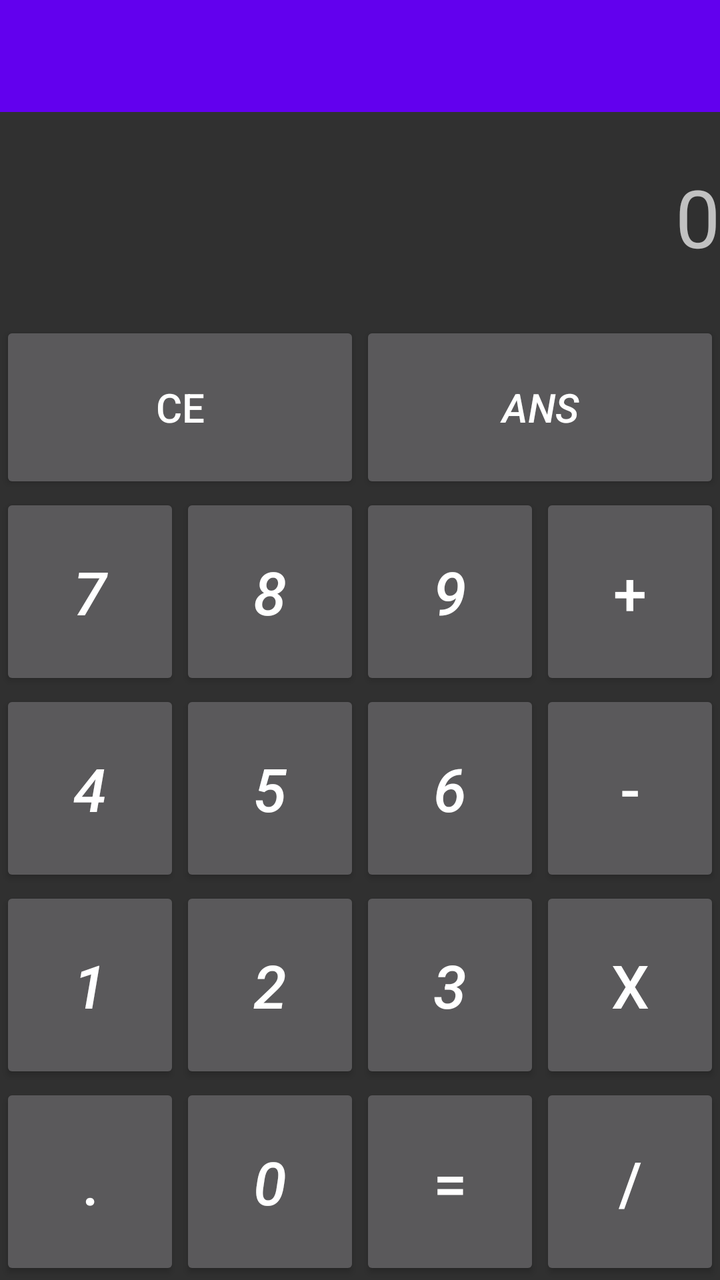
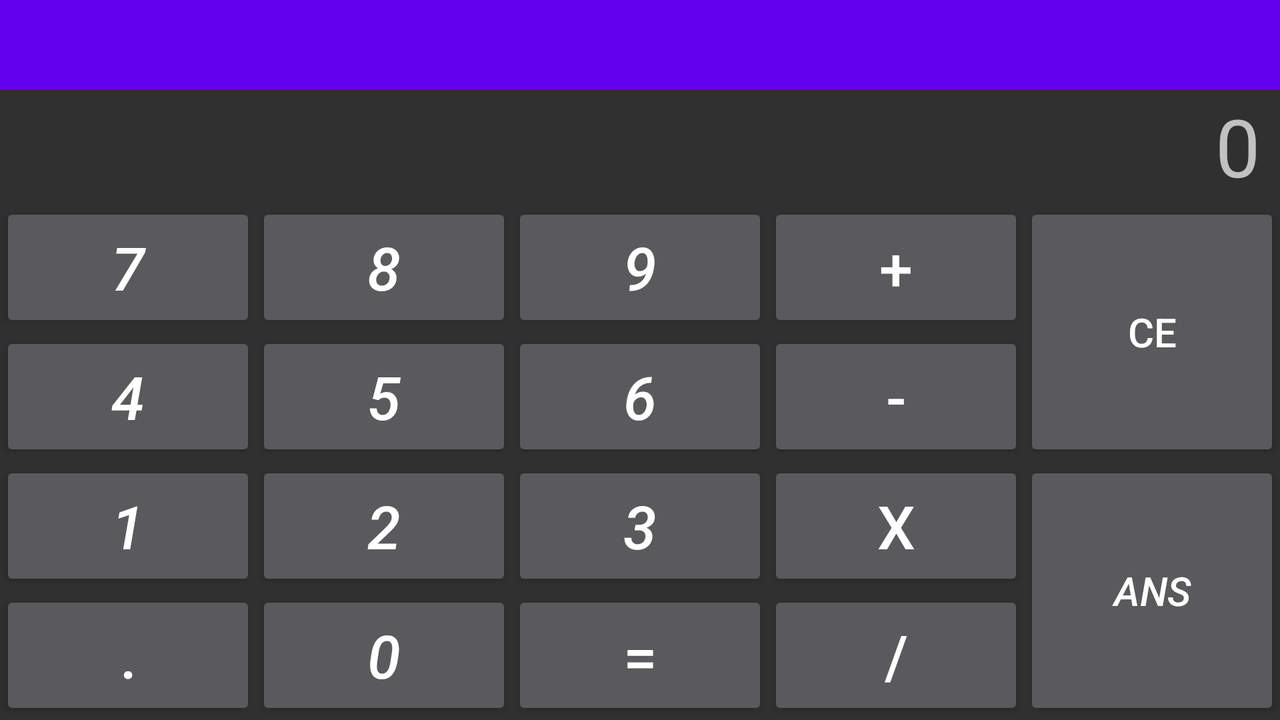

Two renders of one Android screen. The first uses the default layout on a phone; the second uses the alternative layout the repository ships for a different screen configuration, on a matching device. The two XML files are below.
<!-- AndroidManifest.xml: application theme AppTheme -->
<!-- res/layout/activity_calculator.xml -->
<RelativeLayout xmlns:android="http://schemas.android.com/apk/res/android"
    xmlns:tools="http://schemas.android.com/tools"
    android:layout_width="match_parent"
    android:layout_height="match_parent"
    tools:context="com.example.polpincho.proyectofinal.Calculator"
    android:id="@+id/calculframe">


    <LinearLayout
        android:orientation="vertical"
        android:layout_width="match_parent"
        android:layout_height="match_parent">

        <android.support.v7.widget.Toolbar
            android:id="@+id/toolbar"
            android:minHeight="?attr/actionBarSize"
            android:background="@color/colorPrimary"
            android:layout_width="match_parent"
            android:layout_height="wrap_content">
        </android.support.v7.widget.Toolbar>

        <TextView
            android:layout_width="match_parent"
            android:layout_height="match_parent"
            android:id="@+id/visor"
            android:maxLength="11"
            android:gravity="center|right"
            android:textSize="40dp"
            android:layout_weight="100"
            android:text="0" />

        <TableLayout
            android:layout_width="match_parent"
            android:layout_height="match_parent"
            android:layout_weight="30">

            <TableRow
                android:layout_width="match_parent"
                android:layout_height="match_parent"
                android:layout_weight="1" >

                <Button
                    android:layout_width="match_parent"
                    android:layout_height="match_parent"
                    android:text="CE"
                    android:id="@+id/borrar"
                    android:layout_weight="1"
                    android:textSize="20dp"
                    android:gravity="center" />

                <Button
                    android:layout_width="match_parent"
                    android:layout_height="match_parent"
                    android:text="ANS"
                    android:id="@+id/ans"
                    android:layout_column="1"
                    android:layout_weight="1"
                    android:textSize="20dp"
                    android:textStyle="italic" />

            </TableRow>

            <TableRow
                android:layout_width="match_parent"
                android:layout_height="match_parent"
                android:layout_weight="1">

                <Button
                    android:layout_width="match_parent"
                    android:layout_height="match_parent"
                    android:text="7"
                    android:id="@+id/button7"
                    android:layout_column="0"
                    android:layout_weight="1"
                    android:textSize="30dp"
                    android:textStyle="italic" />

                <Button
                    android:layout_width="match_parent"
                    android:layout_height="match_parent"
                    android:text="8"
                    android:id="@+id/button8"
                    android:layout_column="1"
                    android:layout_weight="1"
                    android:textSize="30dp"
                    android:textStyle="italic" />

                <Button
                    android:layout_width="match_parent"
                    android:layout_height="match_parent"
                    android:text="9"
                    android:id="@+id/button9"
                    android:layout_column="2"
                    android:layout_weight="1"
                    android:textSize="30dp"
                    android:textStyle="italic" />

                <Button
                    android:layout_width="match_parent"
                    android:layout_height="match_parent"
                    android:text="+"
                    android:id="@+id/sum"
                    android:layout_column="3"
                    android:layout_weight="1"
                    android:textSize="30dp" />

            </TableRow>

            <TableRow
                android:layout_width="match_parent"
                android:layout_height="match_parent"
                android:layout_weight="1">

                <Button
                    android:layout_width="match_parent"
                    android:layout_height="match_parent"
                    android:text="4"
                    android:id="@+id/button4"
                    android:layout_column="0"
                    android:layout_weight="1"
                    android:textSize="30dp"
                    android:textStyle="italic" />

                <Button
                    android:layout_width="match_parent"
                    android:layout_height="match_parent"
                    android:text="5"
                    android:id="@+id/button5"
                    android:layout_column="1"
                    android:layout_weight="1"
                    android:textSize="30dp"
                    android:textStyle="italic" />

                <Button
                    android:layout_width="match_parent"
                    android:layout_height="match_parent"
                    android:text="6"
                    android:id="@+id/button6"
                    android:layout_column="2"
                    android:layout_weight="1"
                    android:textSize="30dp"
                    android:textStyle="italic" />

                <Button
                    android:layout_width="match_parent"
                    android:layout_height="match_parent"
                    android:text="-"
                    android:id="@+id/minus"
                    android:layout_column="3"
                    android:layout_weight="1"
                    android:textSize="30dp" />
            </TableRow>

            <TableRow
                android:layout_width="match_parent"
                android:layout_height="match_parent"
                android:layout_weight="1">

                <Button
                    android:layout_width="match_parent"
                    android:layout_height="match_parent"
                    android:text="1"
                    android:id="@+id/button1"
                    android:layout_column="0"
                    android:layout_weight="1"
                    android:textSize="30dp"
                    android:textStyle="italic" />

                <Button
                    android:layout_width="match_parent"
                    android:layout_height="match_parent"
                    android:text="2"
                    android:id="@+id/button2"
                    android:layout_column="1"
                    android:layout_weight="1"
                    android:textSize="30dp"
                    android:textStyle="italic" />

                <Button
                    android:layout_width="match_parent"
                    android:layout_height="match_parent"
                    android:text="3"
                    android:id="@+id/button3"
                    android:layout_column="2"
                    android:layout_weight="1"
                    android:textSize="30dp"
                    android:textStyle="italic" />

                <Button
                    android:layout_width="match_parent"
                    android:layout_height="match_parent"
                    android:text="X"
                    android:id="@+id/multi"
                    android:layout_column="3"
                    android:layout_weight="1"
                    android:textSize="30dp" />
            </TableRow>

            <TableRow
                android:layout_width="match_parent"
                android:layout_height="match_parent"
                android:layout_weight="1">

                <Button
                    android:layout_width="match_parent"
                    android:layout_height="match_parent"
                    android:text="."
                    android:id="@+id/dot"
                    android:layout_column="0"
                    android:layout_weight="1"
                    android:textSize="30dp" />

                <Button
                    android:layout_width="match_parent"
                    android:layout_height="match_parent"
                    android:text="0"
                    android:id="@+id/button0"
                    android:layout_column="1"
                    android:layout_weight="1"
                    android:textSize="30dp"
                    android:textStyle="italic" />

                <Button
                    android:layout_width="match_parent"
                    android:layout_height="match_parent"
                    android:text="="
                    android:id="@+id/equal"
                    android:layout_column="2"
                    android:layout_weight="1"
                    android:textSize="30dp"
                    android:onClick="equalpress" />

                <Button
                    android:layout_width="match_parent"
                    android:layout_height="match_parent"
                    android:text="/"
                    android:id="@+id/divide"
                    android:layout_column="3"
                    android:layout_weight="1"
                    android:textSize="30dp" />
            </TableRow>
        </TableLayout>

    </LinearLayout>

</RelativeLayout>
<!-- resources referenced by this layout -->
<resources>
  <style name="AppTheme" parent="Theme.AppCompat.NoActionBar">
          
          <item name="colorPrimary">@color/colorPrimary</item>
          <item name="colorPrimaryDark">@color/colorPrimaryDark</item>
          <item name="colorAccent">@color/colorAccent</item>
      </style>
</resources>
<!-- res/layout-land/activity_calculator.xml (the repository's variant of the layout above) -->
<!-- drawn on the phone turned sideways -->
<RelativeLayout xmlns:android="http://schemas.android.com/apk/res/android"
    xmlns:tools="http://schemas.android.com/tools"
    android:layout_width="match_parent"
    android:layout_height="match_parent"
    tools:context="com.example.polpincho.proyectofinal.Calculator">


    <LinearLayout
        android:orientation="vertical"
        android:layout_width="match_parent"
        android:layout_height="match_parent">

        <android.support.v7.widget.Toolbar
            android:id="@+id/toolbar"
            android:minHeight="?attr/actionBarSize"
            android:background="@color/colorPrimary"
            android:layout_width="match_parent"
            android:layout_height="45dp">
        </android.support.v7.widget.Toolbar>

        <TextView
            android:layout_width="match_parent"
            android:layout_height="match_parent"
            android:id="@+id/visor"
            android:maxLength="11"
            android:gravity="center|right"
            android:textSize="40dp"
            android:layout_weight="90"
            android:layout_marginRight="10dp"
            android:text="0" />

        <TableLayout
            android:layout_width="match_parent"
            android:layout_height="match_parent"
            android:layout_weight="30">

            <LinearLayout
                android:orientation="horizontal"
                android:layout_width="match_parent"
                android:layout_height="match_parent"
                android:layout_weight="6">

                <LinearLayout
                    android:orientation="vertical"
                    android:layout_width="match_parent"
                    android:layout_height="match_parent"
                    android:layout_weight="1">

                    <Button
                        android:layout_width="match_parent"
                        android:layout_height="match_parent"
                        android:text="7"
                        android:id="@+id/button7"
                        android:layout_column="0"
                        android:layout_weight="1"
                        android:textSize="30dp"
                        android:textStyle="italic" />

                    <Button
                        android:layout_width="match_parent"
                        android:layout_height="match_parent"
                        android:text="4"
                        android:id="@+id/button4"
                        android:layout_column="0"
                        android:layout_weight="1"
                        android:textSize="30dp"
                        android:textStyle="italic" />

                    <Button
                        android:layout_width="match_parent"
                        android:layout_height="match_parent"
                        android:text="1"
                        android:id="@+id/button1"
                        android:layout_column="0"
                        android:layout_weight="1"
                        android:textSize="30dp"
                        android:textStyle="italic" />

                    <Button
                        android:layout_width="match_parent"
                        android:layout_height="match_parent"
                        android:text="."
                        android:id="@+id/dot"
                        android:layout_column="0"
                        android:layout_weight="1"
                        android:textSize="30dp" />
                </LinearLayout>

                <LinearLayout
                    android:orientation="vertical"
                    android:layout_width="match_parent"
                    android:layout_height="match_parent"
                    android:layout_weight="1">

                    <Button
                        android:layout_width="match_parent"
                        android:layout_height="match_parent"
                        android:text="8"
                        android:id="@+id/button8"
                        android:layout_column="1"
                        android:layout_weight="1"
                        android:textSize="30dp"
                        android:textStyle="italic" />

                    <Button
                        android:layout_width="match_parent"
                        android:layout_height="match_parent"
                        android:text="5"
                        android:id="@+id/button5"
                        android:layout_column="1"
                        android:layout_weight="1"
                        android:textSize="30dp"
                        android:textStyle="italic" />

                    <Button
                        android:layout_width="match_parent"
                        android:layout_height="match_parent"
                        android:text="2"
                        android:id="@+id/button2"
                        android:layout_column="1"
                        android:layout_weight="1"
                        android:textSize="30dp"
                        android:textStyle="italic" />

                    <Button
                        android:layout_width="match_parent"
                        android:layout_height="match_parent"
                        android:text="0"
                        android:id="@+id/button0"
                        android:layout_column="1"
                        android:layout_weight="1"
                        android:textSize="30dp"
                        android:textStyle="italic" />

                </LinearLayout>

                <LinearLayout
                    android:orientation="vertical"
                    android:layout_width="match_parent"
                    android:layout_height="match_parent"
                    android:layout_weight="1">

                    <Button
                        android:layout_width="match_parent"
                        android:layout_height="match_parent"
                        android:text="9"
                        android:id="@+id/button9"
                        android:layout_column="2"
                        android:layout_weight="1"
                        android:textSize="30dp"
                        android:textStyle="italic" />

                    <Button
                        android:layout_width="match_parent"
                        android:layout_height="match_parent"
                        android:text="6"
                        android:id="@+id/button6"
                        android:layout_column="2"
                        android:layout_weight="1"
                        android:textSize="30dp"
                        android:textStyle="italic" />

                    <Button
                        android:layout_width="match_parent"
                        android:layout_height="match_parent"
                        android:text="3"
                        android:id="@+id/button3"
                        android:layout_column="2"
                        android:layout_weight="1"
                        android:textSize="30dp"
                        android:textStyle="italic" />

                    <Button
                        android:layout_width="match_parent"
                        android:layout_height="match_parent"
                        android:text="="
                        android:id="@+id/equal"
                        android:layout_column="2"
                        android:layout_weight="1"
                        android:textSize="30dp"
                        android:onClick="equalpress" />
                </LinearLayout>

                <LinearLayout
                    android:orientation="vertical"
                    android:layout_width="match_parent"
                    android:layout_height="match_parent"
                    android:layout_weight="1">

                    <Button
                        android:layout_width="match_parent"
                        android:layout_height="match_parent"
                        android:text="+"
                        android:id="@+id/sum"
                        android:layout_column="3"
                        android:layout_weight="1"
                        android:textSize="30dp" />

                    <Button
                        android:layout_width="match_parent"
                        android:layout_height="match_parent"
                        android:text="-"
                        android:id="@+id/minus"
                        android:layout_column="3"
                        android:layout_weight="1"
                        android:textSize="30dp" />

                    <Button
                        android:layout_width="match_parent"
                        android:layout_height="match_parent"
                        android:text="X"
                        android:id="@+id/multi"
                        android:layout_column="3"
                        android:layout_weight="1"
                        android:textSize="30dp" />

                    <Button
                        android:layout_width="match_parent"
                        android:layout_height="match_parent"
                        android:text="/"
                        android:id="@+id/divide"
                        android:layout_column="3"
                        android:layout_weight="1"
                        android:textSize="30dp" />
                </LinearLayout>

                <LinearLayout
                    android:orientation="vertical"
                    android:layout_width="match_parent"
                    android:layout_height="match_parent"
                    android:layout_weight="1">

                    <Button
                        android:layout_width="match_parent"
                        android:layout_height="match_parent"
                        android:text="CE"
                        android:id="@+id/borrar"
                        android:layout_weight="1"
                        android:textSize="20dp"
                        android:gravity="center" />

                    <Button
                        android:layout_width="match_parent"
                        android:layout_height="match_parent"
                        android:text="ANS"
                        android:id="@+id/ans"
                        android:layout_column="1"
                        android:layout_weight="1"
                        android:textSize="20dp"
                        android:textStyle="italic" />
                </LinearLayout>
            </LinearLayout>

        </TableLayout>

    </LinearLayout>

</RelativeLayout>
